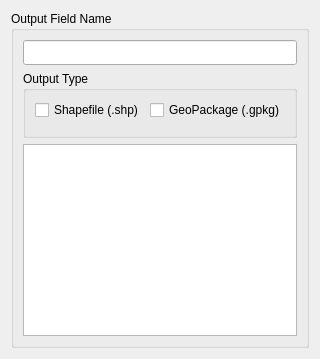
         <widget class="QWidget" name="tab_4">
          <attribute name="title">
           <string>Output File</string>
          </attribute>
          <layout class="QVBoxLayout" name="verticalLayout_14">
           <item>
            <layout class="QVBoxLayout" name="verticalLayout_13">
             <item>
              <widget class="QGroupBox" name="groupBox_11">
               <property name="title">
                <string>Output Field Name</string>
               </property>
               <layout class="QVBoxLayout" name="verticalLayout_7">
                <item>
                 <widget class="QLineEdit" name="le_out_field">
                  <property name="sizePolicy">
                   <sizepolicy hsizetype="Expanding" vsizetype="Preferred">
                    <horstretch>0</horstretch>
                    <verstretch>0</verstretch>
                   </sizepolicy>
                  </property>
                  <property name="minimumSize">
                   <size>
                    <width>0</width>
                    <height>25</height>
                   </size>
                  </property>
                  <property name="text">
                   <string/>
                  </property>
                 </widget>
                </item>
                <item>
                 <widget class="QGroupBox" name="groupBox_10">
                  <property name="sizePolicy">
                   <sizepolicy hsizetype="Preferred" vsizetype="Fixed">
                    <horstretch>0</horstretch>
                    <verstretch>0</verstretch>
                   </sizepolicy>
                  </property>
                  <property name="title">
                   <string>Output Type</string>
                  </property>
                  <layout class="QGridLayout" name="gridLayout">
                   <item row="0" column="1">
                    <widget class="QCheckBox" name="check_gpk">
                     <property name="sizePolicy">
                      <sizepolicy hsizetype="Expanding" vsizetype="Fixed">
                       <horstretch>0</horstretch>
                       <verstretch>0</verstretch>
                      </sizepolicy>
                     </property>
                     <property name="text">
                      <string>GeoPackage (.gpkg)</string>
                     </property>
                    </widget>
                   </item>
                   <item row="0" column="0">
                    <widget class="QCheckBox" name="check_shp">
                     <property name="sizePolicy">
                      <sizepolicy hsizetype="Expanding" vsizetype="Fixed">
                       <horstretch>0</horstretch>
                       <verstretch>0</verstretch>
                      </sizepolicy>
                     </property>
                     <property name="text">
                      <string>Shapefile (.shp)</string>
                     </property>
                    </widget>
                   </item>
                   <item row="1" column="0" colspan="2">
                    <widget class="QgsFileWidget" name="output">
                     <property name="sizePolicy">
                      <sizepolicy hsizetype="Expanding" vsizetype="Fixed">
                       <horstretch>0</horstretch>
                       <verstretch>0</verstretch>
                      </sizepolicy>
                     </property>
                     <property name="filter">
                      <string>*.shp; *.gpkg</string>
                     </property>
                     <property name="storageMode">
                      <enum>QgsFileWidget::SaveFile</enum>
                     </property>
                    </widget>
                   </item>
                  </layout>
                 </widget>
                </item>
                <item>
                 <widget class="QPlainTextEdit" name="qpt_edit">
                  <property name="tabChangesFocus">
                   <bool>false</bool>
                  </property>
                  <property name="readOnly">
                   <bool>false</bool>
                  </property>
                 </widget>
                </item>
               </layout>
              </widget>
             </item>
            </layout>
           </item>
          </layout>
         </widget>
